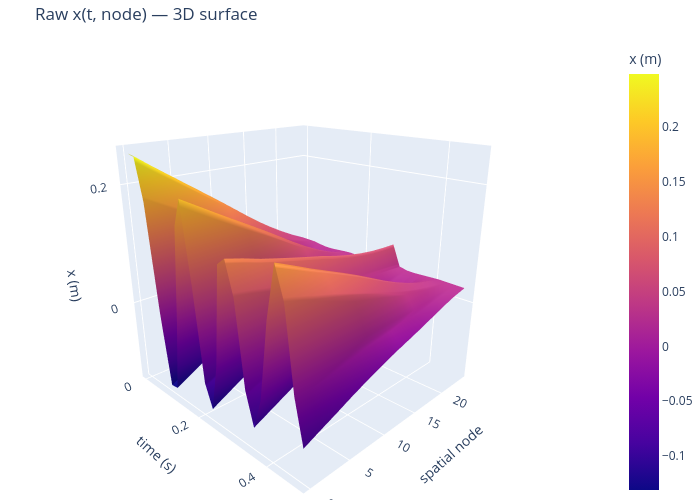

This figure's notebook cell:
### Code cell
import plotly.graph_objects as go
from scipy.interpolate import interp1d as _i1d

# Arc-length resample raw data to uniform 100-pt grid
_xr = np.zeros((n_frames, N_VIDEO_PTS))
_yr = np.zeros((n_frames, N_VIDEO_PTS))
for _i in range(n_frames):
    _ds = np.sqrt(np.diff(x_m[_i])**2 + np.diff(y_m[_i])**2)
    _s  = np.concatenate([[0.0], np.cumsum(_ds)])
    _su = np.linspace(0, _s[-1], N_VIDEO_PTS)
    _xr[_i] = _i1d(_s, x_m[_i])(_su)
    _yr[_i] = _i1d(_s, y_m[_i])(_su)

t_plot    = t_raw[::4]
node_plot = np.arange(0, N_VIDEO_PTS, 2)
X_surf_raw = _xr[::4, :][:, node_plot]

# ── Plotly 3D surface (rotatable) ─────────────────────────────────────────
fig3d = go.Figure(go.Surface(
    x=t_plot, y=node_plot, z=X_surf_raw.T,
    colorscale='plasma', colorbar=dict(title='x (m)'),
    contours=dict(z=dict(show=False))
))
fig3d.update_layout(
    title='Raw x(t, node) — 3D surface',
    scene=dict(
        xaxis_title='time (s)',
        yaxis_title='spatial node',
        zaxis_title='x (m)',
        camera=dict(eye=dict(x=1.5, y=-1.5, z=0.8))
    ),
    width=700, height=500, margin=dict(l=0, r=0, t=40, b=0)
)
fig3d.show()

# ── Matplotlib heatmap (inline, resizable) ────────────────────────────────
fig2d, ax = plt.subplots(figsize=(8, 4), dpi=100)
im = ax.imshow(X_surf_raw.T, aspect='auto', origin='lower',
               extent=[t_plot[0], t_plot[-1], node_plot[0], node_plot[-1]],
               cmap='plasma')
fig2d.colorbar(im, ax=ax, label='x (m)')
ax.set_xlabel('time (s)')
ax.set_ylabel('spatial node')
ax.set_title('Raw x(t, node) — heatmap')
plt.tight_layout()
plt.show()

### Figure 1 — Plotly figure (JSON) as saved in the notebook; plotly's stock layout.template omitted (floating-point values rounded to 4 significant figures; data arrays with more than 128 entries replaced by an {"elided": "..."} marker saying what was removed)
{"data": [{"colorbar": {"title": {"text": "x (m)"}}, "colorscale": [[0, "#0d0887"], [0.1111, "#46039f"], [0.2222, "#7201a8"], [0.3333, "#9c179e"], [0.4444, "#bd3786"], [0.5556, "#d8576b"], [0.6667, "#ed7953"], [0.7778, "#fb9f3a"], [0.8889, "#fdca26"], [1, "#f0f921"]], "contours": {"z": {"show": false}}, "type": "surface", "x": [0.0, 0.02062, 0.04124, 0.06186, 0.08247, 0.1031, 0.1237, 0.1443, 0.1649, 0.1856, 0.2062, 0.2268, 0.2474, 0.268, 0.2887, 0.3093, 0.3299, 0.3505, 0.3711, 0.3918, 0.4124, 0.433, 0.4536, 0.4742], "y": [0, 2, 4, 6, 8, 10, 12, 14, 16, 18, 20, 22, 24], "z": {"elided": "13x24 float values"}}], "layout": {"height": 500, "margin": {"b": 0, "l": 0, "r": 0, "t": 40}, "scene": {"camera": {"eye": {"x": 1.5, "y": -1.5, "z": 0.8}}, "xaxis": {"title": {"text": "time (s)"}}, "yaxis": {"title": {"text": "spatial node"}}, "zaxis": {"title": {"text": "x (m)"}}}, "title": {"text": "Raw x(t, node) — 3D surface"}, "width": 700}}
